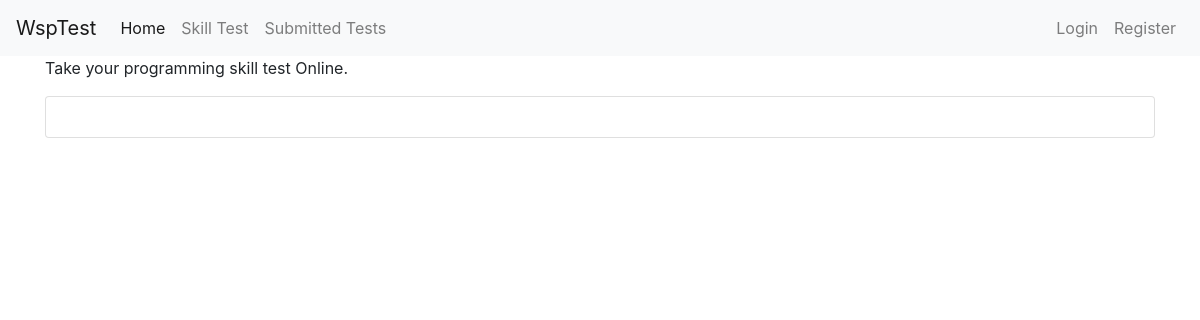
Before: / with the older database file.
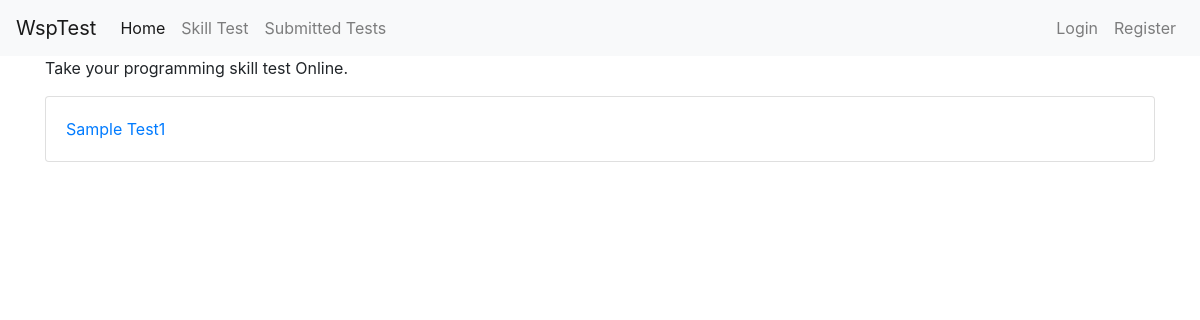
After: the same page with the newer database file.
### mtest/models.py (models this page shows)
class Test(models.Model):
    user = models.ForeignKey(User, default=None, null=True, on_delete=models.CASCADE)
    title = models.CharField(max_length=255)
    def __str__(self):
        return self.title

### mtest/views.py (the view)
# urls.py: re_path('^$', mtest_view.index, name='home'),
def index(request, *args, **kwargs):
    tests = testFn(request)
    return render(request, 'index.html',
                  {
                      'tests': tests
                  })

### mtest/views.py (called while the page is built)
def testFn(request, *args, **kwargs):
    try:
        tests = Test.objects.all()
    except:
        return Http404('No test found')
    return tests

### templates/index.html
{% extends 'base.html' %}
    {% block content %}
        <div class="container">
            {% if not user.is_staff %}
            <p> Take your programming skill test Online. </p>
            <div class="card">
                <div class="card-body">
                    {% for tes in tests %}
                       <a href="{% url 'home' %}test/{{tes.id}}"> {{ tes }} </a>
                    {% endfor %}
                </div>
            </div>
            {% endif %}
        </div>
    {% endblock %}

### templates/base.html
{% include 'layouts/header.html' %}
{% block content %}
{% endblock%}
{% include 'layouts/footer.html' %}

### templates/layouts/header.html (shortened to what this page needs)
{% load static %}
<!DOCTYPE html>
<html lang="en">
<head>
</head>
<link rel="stylesheet" href="https://stackpath.bootstrapcdn.com/bootstrap/4.4.1/css/bootstrap.min.css">
<body>
    <nav class="navbar navbar-expand-lg navbar-light bg-light">
        <a class="navbar-brand" href="">WspTest</a>
        <div class="collapse navbar-collapse" id="navbarSupportedContent">
            <ul class="navbar-nav mr-auto">
                <li class="nav-item active"> <a class="nav-link" href=" {% url 'home' %} ">Home <span class="sr-only"> (current) </span> </a> </li>
                {% if not user.is_staff %}
                <li class="nav-item">
                    <a class="nav-link" href="{% url 'test_list' %} ">Skill Test</a>
                </li>
                <li class="nav-item">
                    <a class="nav-link" href="{% url 'submitted_test' %} ">Submitted Tests</a>
                </li>
                {% endif %}
            </ul>
            <ul class="navbar-nav align-right">
                {% if user.is_authenticated %}
                <li class="nav-item"> <a class="nav-link font-weight-bold" href=" {% url 'profile' %} "> {{ user.username }} </a> </li>
                <li class="nav-item">
                    <a class="nav-link" href="{% url 'logout' %} ">Logout</a>
                </li>
                {% else %}
                <li class="nav-item">
                    <a class="nav-link" href="{% url 'login' %} ">Login</a>
                </li>
                <li class="nav-item">
                    <a class="nav-link" href="{% url 'signup' %} ">Register</a>
                </li>
                {% endif %}
            </ul>
        </div>
    </nav>

### templates/layouts/footer.html (shortened to what this page needs)
{% load static %}
</body>
</html>

Changed rows visible on the page:
added Test: title "Sample Test1"
